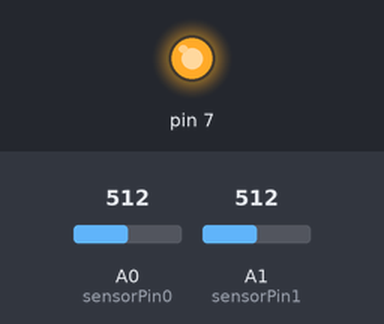
A sketch run on a simulated Arduino Uno, built with avr-gcc and run on an emulated ATmega328P. Shown: output pins drawn as LEDs (lit = HIGH). Inputs (shaded band) come from the test bench; at power-on: A0 (sensorPin0) = 512, A1 (sensorPin1) = 512.

Above: at 0.1 s.
Timing chart, 0 to 1.6 s (numbered marks = the images above):
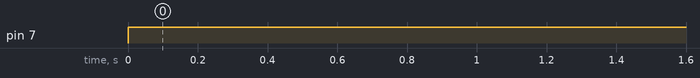

The sketch:

Digital_red_blue_test.ino
```cpp
int sensorPin0 = A0;    // select the input pin for the potentiometer
int sensorValue0 = 0;  // variable to store the value coming from the sensor
int sensorPin1 = A1;    // select the input pin for the potentiometer
int sensorValue1 = 0;  // variable to store the value coming from the sensor
//int sensorPin2 = A2;    // select the input pin for the potentiometer
//int sensorValue2 = 0;  // variable to store the value coming from the sensor
int red_blue = 0;

void setup() {
  Serial.begin(9600); //Start serial and set the correct Baud Rate
  pinMode(7, OUTPUT);
  }

void loop() {
  digitalWrite(7, HIGH); // turn blue LED on
  sensorValue0 = analogRead(sensorPin0);

  sensorValue1 = analogRead(sensorPin1);

  if ((sensorValue1 - sensorValue0) < 0){
  red_blue = 1;
  digitalWrite(11, HIGH);
  digitalWrite(10, LOW);
  }else{
  red_blue = 0;
  digitalWrite(10, HIGH);
  digitalWrite(11, LOW);
  }

//  Serial.print(red_blue);

}
```

Measured:
- by itself, pin 7: LOW → HIGH at 0.00 s
